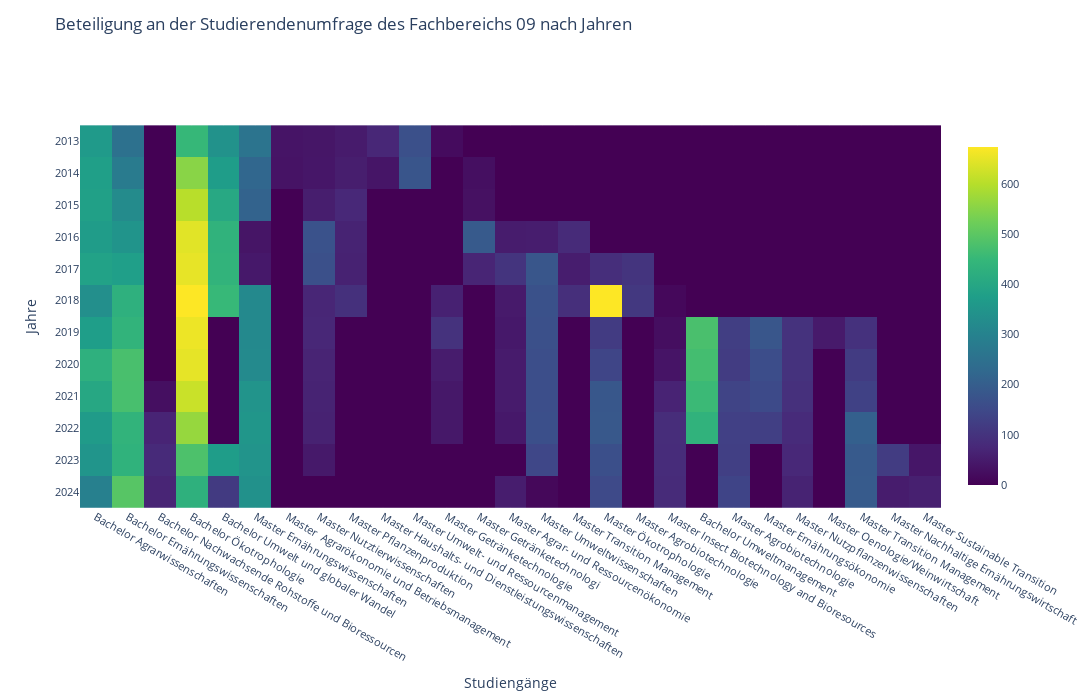

Notebook code for this chart:
### Code cell
df = df_grouped

heatmap_data = df.drop("Jahr", axis=1)

# Erstelle die Heatmap mit Plotly Express
fig = px.imshow(heatmap_data, 
                labels=dict(x="Studiengänge", y="Jahr"), 
                x=heatmap_data.columns, 
                y=df["Jahr"],
                color_continuous_scale='viridis')
fig.update_layout(
    title='Beteiligung an der Studierendenumfrage des Fachbereichs 09 nach Jahren',
    width=1400,
    height=700,
    
)
fig.update_layout(
    xaxis=dict(
        title='Studiengänge',
        tickfont=dict(size=11)
    ),
    yaxis=dict(
        title='Jahre',
        tickfont=dict(size=11)
    ),
    coloraxis_colorbar=dict(
        tickfont=dict(size=11),
        len=0.7,


))

fig.show()
fig.write_image("Plots/pdf/ruecklauf1.pdf")

### Figure 1 — Plotly figure (JSON) as saved in the notebook; plotly's stock layout.template omitted (floating-point values rounded to 4 significant figures; data arrays with more than 128 entries replaced by an {"elided": "..."} marker saying what was removed)
{"data": [{"coloraxis": "coloraxis", "hovertemplate": "Studiengänge: %{x}<br>Jahr: %{y}<br>color: %{z}<extra></extra>", "name": "0", "type": "heatmap", "x": ["Bachelor Agrarwissenschaften", "Bachelor Ernährungswissenschaften", "Bachelor Nachwachsende Rohstoffe und Bioressourcen", "Bachelor Ökotrophologie", "Bachelor Umwelt und globaler Wandel", "Master Ernährungswissenschaften ", "Master  Agrarökonomie und Betriebsmanagement", "Master Nutztierwissenschaften", "Master Pflanzenproduktion", "Master Haushalts- und Dienstleistungswissenschaften\n", "Master Umwelt- und Ressourcenmanagement", "Master Getränketechnologie", "Master Getränketechnologi", "Master Agrar- und Ressourcenökonomie", "Master Umweltwissenschaften", "Master Transition Management\n", "Master Ökotrophologie", "Master Agrobiotechnologie\n", "Master Insect Biotechnology and Bioresources", "Bachelor Umweltmanagement", "Master Agrobiotechnologie", "Master Ernährungsökonomie", "Master Nutzpflanzenwissenschaften", "Master Oenologie/Weinwirtschaft", "Master Transition Management", "Master Nachhaltige Ernährungswirtschaft", "Master Sustainable Transition"], "xaxis": "x", "y": ["2013", "2014", "2015", "2016", "2017", "2018", "2019", "2020", "2021", "2022", "2023", "2024"], "yaxis": "y", "z": {"elided": "12x27 int values"}}], "layout": {"coloraxis": {"colorbar": {"len": 0.7, "tickfont": {"size": 11}}, "colorscale": [[0, "#440154"], [0.1111, "#482878"], [0.2222, "#3e4989"], [0.3333, "#31688e"], [0.4444, "#26828e"], [0.5556, "#1f9e89"], [0.6667, "#35b779"], [0.7778, "#6ece58"], [0.8889, "#b5de2b"], [1, "#fde725"]]}, "height": 700, "margin": {"t": 60}, "title": {"text": "Beteiligung an der Studierendenumfrage des Fachbereichs 09 nach Jahren"}, "width": 1400, "xaxis": {"anchor": "y", "constrain": "domain", "domain": [0, 1], "scaleanchor": "y", "tickfont": {"size": 11}, "title": {"text": "Studiengänge"}}, "yaxis": {"anchor": "x", "autorange": "reversed", "constrain": "domain", "domain": [0, 1], "tickfont": {"size": 11}, "title": {"text": "Jahre"}}}}
